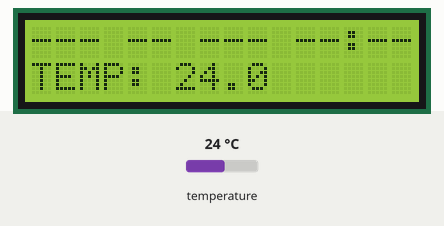
Recording of a program running on a simulated Raspberry Pi Pico running MicroPython. On the bench: 16×2 character LCD. Inputs (shaded band) come from the test bench; at power-on: temperature 24 °C. WiFi joins after 1.5 s; web requests get an empty 200 reply after 0.4 s; threads take turns every 2 ms; library files of the repository ran but are not shown: pico_i2c_lcd.py; what the program prints to the serial console is not drawn.

Above: at 1.2 s.
1.3 s: temperature set to 12 °C
At 2.2 s:
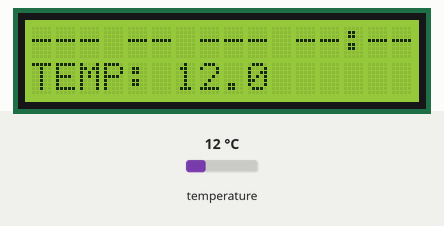
3.1 s: temperature set to 19 °C
At 3.7 s:
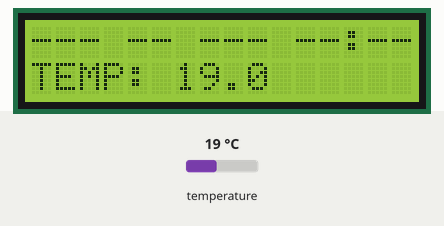
4.7 s: temperature set to 28 °C
At 6.2 s:
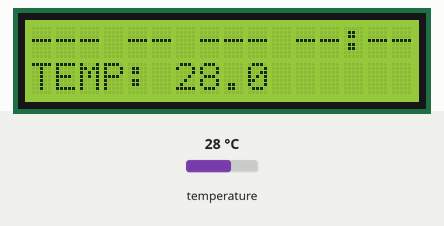
Timing chart, 0 to 7.7 s (numbered marks = the images above; inputs shaded):
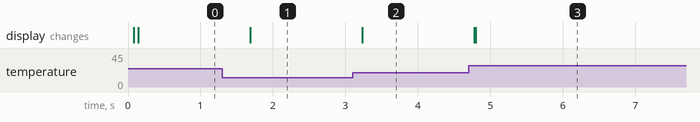

Measured:
- after the input at 1.3 s, the display: first changes after 0.39 s (image 1 shows a later state)
- after the input at 3.1 s, the display: changes after 0.13 s (image 2)
- after the input at 4.7 s, the display: first changes after 0.08 s (image 3 shows a later state)

The program:

was_main.py
```python
from machine import I2C, Pin
from time import sleep, sleep_ms, time
from pico_i2c_lcd import I2cLcd
import urequests
from json import loads
import onewire
import ds18x20
import network
import socket
import _thread

sLock = _thread.allocate_lock()
line1 = "--- -- --- --:--"

def Task1():
    sLock.acquire()

    i2c = I2C(0, sda=Pin(16), scl=Pin(17), freq=400000)
    I2C_ADDR = i2c.scan()[0]
    lcd = I2cLcd(i2c, I2C_ADDR, 2, 16)

    lcd.clear()
    lcd.move_to(0, 0)
    lcd.putstr("--- -- --- --:--")
    lcd.move_to(0, 1)
    lcd.putstr("TEMP: --.-")

    ds_pin = machine.Pin(27)
    ds_sensor = ds18x20.DS18X20(onewire.OneWire(ds_pin))
    roms = ds_sensor.scan()

    while True:
        try:
            ds_sensor.convert_temp()
        except:
            temp = "--.-"
        else:
            temp = '%.1f'%(ds_sensor.read_temp(roms[0]))
            print(temp)

        lcd.move_to(0,0)
        lcd.putstr(line1)

        lcd.move_to(6,1)
        lcd.putstr(temp)

        sleep(0.5)

        #sLock.release()

_thread.start_new_thread(Task1, ())

try:
    wlan = network.WLAN(network.STA_IF)
    wlan.active(True)
    wlan.connect("naris3", "papaaris")
except:
    print("Failed to connect to WLAN network")
else:
    print(wlan.ifconfig())

while True:
    r=urequests.get("http://192.168.1.11:50110/exchange", timeout=2)
    line1 = r.text
    print(r)

    sleep(2)
```
